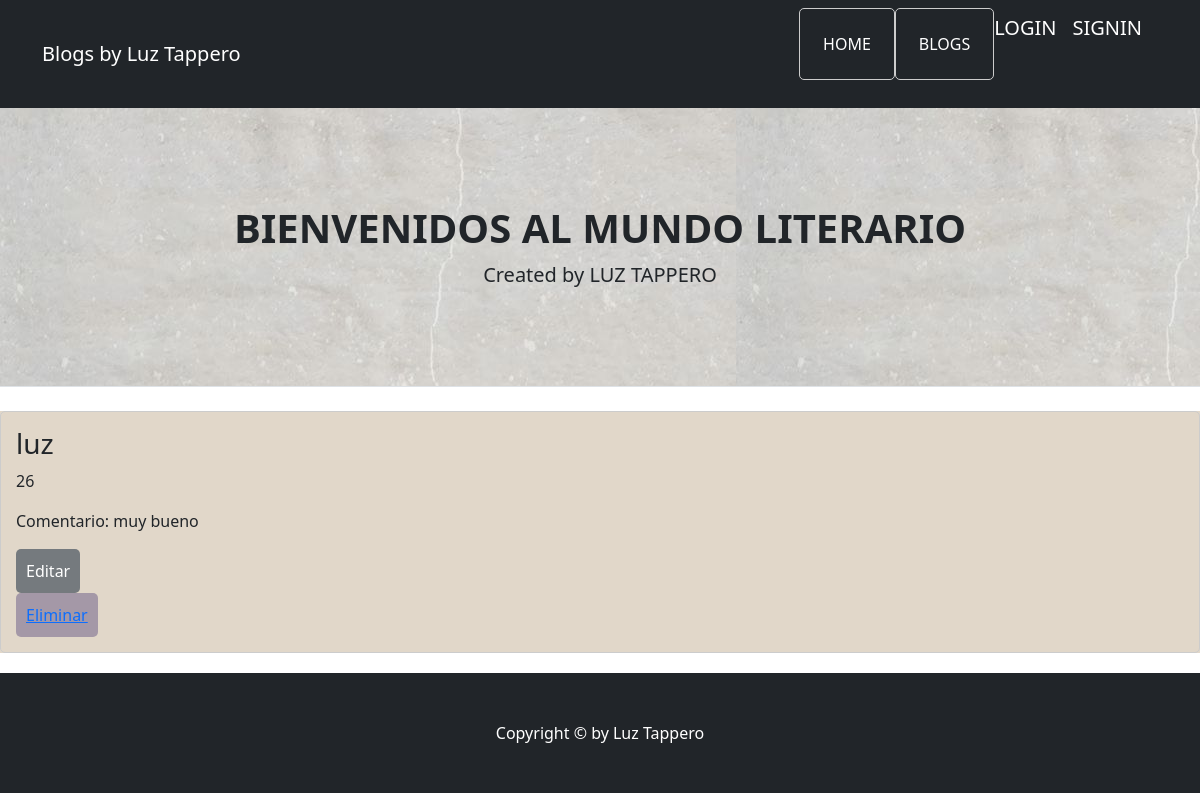
The page /comentario_list/ on the database as committed earlier.
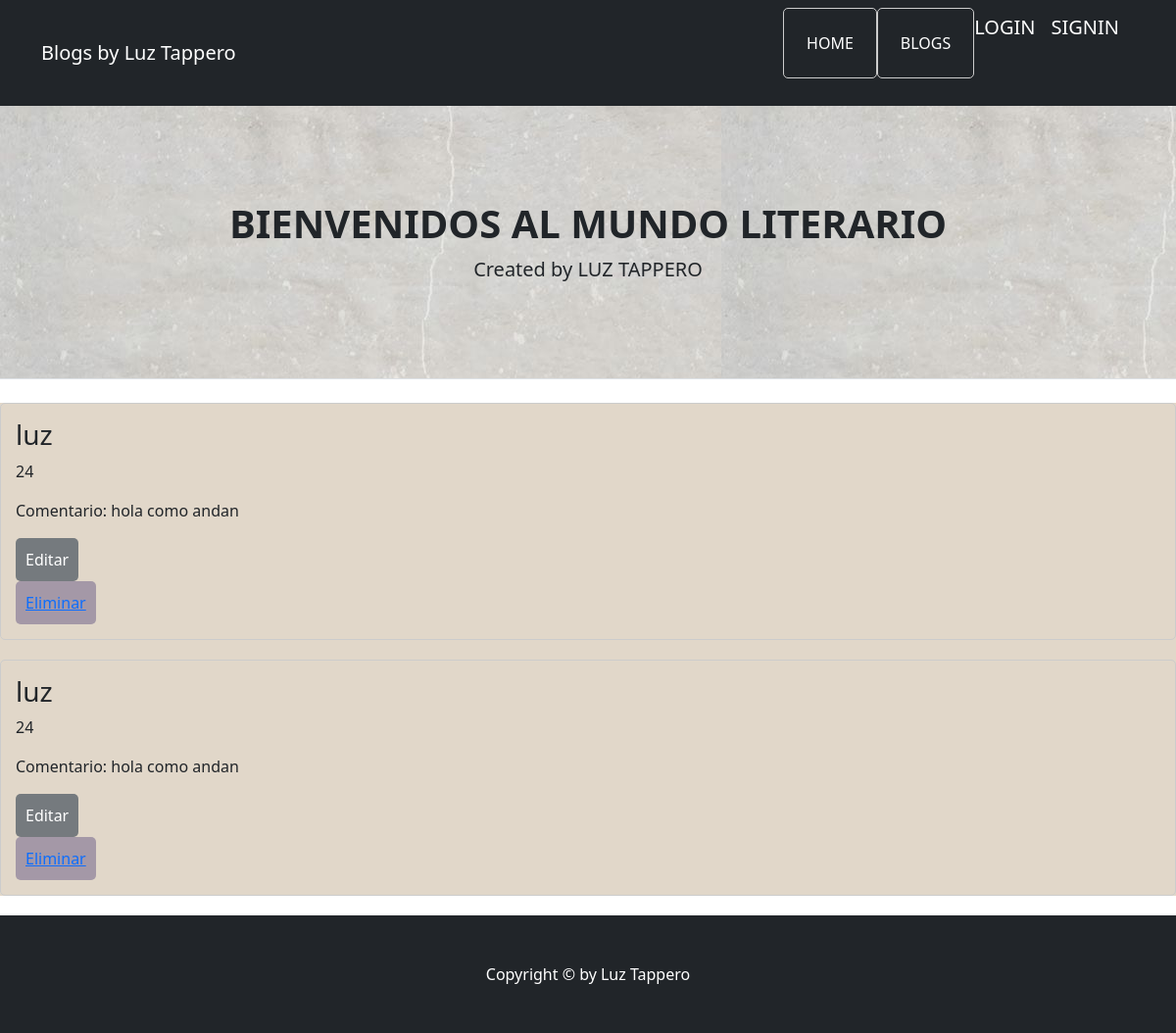
The same page on the database as committed later.
### Blog/models.py (models this page shows, shortened)
class Comentario(models.Model):
    nombre= models.CharField(max_length=255)
    edad= models.IntegerField()
    comentario= models.TextField(max_length=1000)

### Blog/views.py (the view)
class ComentarioList(ListView):
    model= Comentario
    template_name= 'Comentarios/comentario_list.html'
    context_object_name='comentarios'

### Blog/templates/Comentarios/comentario_list.html (shortened to what this page needs)
{% extends 'Blog/blog.html' %}
{% block contenidoQueCambia %}
    <div style="background-color: rgba(216, 203, 186, 0.774);">
        {% if comentarios %}
            <ul>
                {% for comentario in comentarios %}
                    <li>
                        <div class="blog-item">
                            <h3>{{ comentario.nombre }}</h3>
                            <p>{{ comentario.edad }}</p>
                            <p>Comentario: {{ comentario.comentario }}</p>
                            <div class="buttons-container">
                                <form action="{% url 'comentario_update' comentario.id %}" method="POST">
                                    <button type="submit" class="edit-button">Editar</button>
                                </form>
                                <button class="delete-button">
                                    <a href="{% url 'comentario_delete' comentario.id %}">Eliminar</a>
                                </button>
                            </div>
                        </div>
                    </li>
                {% endfor %}
            </ul>
        {% else %}
        <h1>No existen comentarios en la BBDD</h1>
        {% endif %}
    </div>
{% endblock %}

### Blog/templates/Blog/blog.html (shortened to what this page needs)
{% load static %}
<!DOCTYPE html>
<html lang="en">
    <head>
        <link href="{% static 'css/styles.css' %}" rel="stylesheet" />
    </head>
<body>
    {% include 'Home/navbar.html' %}
    {% include 'Home/pageheader.html' %}
    {% block contenidoQueCambia %}
    {% endblock %}
    {% include 'Home/footer.html' %}
</body>
</html>

### Home/Templates/Home/navbar.html (shortened to what this page needs)
 <nav class="navbar navbar-expand-lg navbar-dark bg-dark">
    <div class="container">
        <a class="navbar-brand" href="#!">Blogs by Luz Tappero</a>
        <div class="collapse navbar-collapse" id="navbarSupportedContent">
            <ul class="navbar-nav ms-auto mb-2 mb-lg-0">
                <li class="nav-item"><a class="nav-link active" href="{% url 'Home' %}">HOME</a></li>
                <li class="nav-item"><a class="nav-link active" href="{% url 'Blogs' %}">BLOGS</a></li>
                {% if user.is_authenticated %}
                    <span class="navbar-text"> {{user.username}}</span>
                    <li class="nav-item"><a class="nav-link active" aria-current="page" href="{% url 'blog_create' %}">CREAR BLOGS</a></li>
                    <li class="nav-item"><a class="nav-link active" href="{% url 'editar_perfil' %}">EDITAR PERFIL: {{user.username}}</a></li>
                    <img src="{{ avatar_url }}" style="height: 40px; width: auto; border-radius: 50% ; vertical-align: middle;"/>
                    <a class = "navbar-brand" href="{% url 'logout' %}">LOGOUT</a>
                {% else %}
                    <a class = "navbar-brand" href="{% url 'login' %}">LOGIN</a>
                    <a class = "navbar-brand" href="{% url 'registro' %}">SIGNIN</a>
                {% endif %}
            </ul>
        </div>
    </div>
</nav>

### Home/Templates/Home/pageheader.html
<header class="py-5 bg-light border-bottom mb-4" style="background-image: url(static/assets/fondouno.jpg)">
    <div class="container">
        <div class="text-center my-5">
            <h1 class="fw-bolder">BIENVENIDOS AL MUNDO LITERARIO</h1>
            <p class="lead mb-0"> Created by LUZ TAPPERO</p>
        </div>
    </div>
</header>

### Home/Templates/Home/footer.html
<footer class="py-5 bg-dark">
    <div class="container"><p class="m-0 text-center text-white">Copyright &copy; by Luz Tappero</p></div>
</footer>

### Blog/templates/Comentarios/comentario_list.html (style rules this page uses)
ul { list-style: none; padding: 0; }
li { margin-bottom: 20px; border: 1px solid #ccc; padding: 15px; border-radius: 5px; }
.blog-item { text-align: left; }
.edit-button, .delete-button { padding: 10px; border: none; border-radius: 5px; cursor: pointer; margin-right: 10px; }
.edit-button { background-color: #757a7e; color: white; }
.delete-button { background-color: #a498a7; color: white; }
.buttons-container { margin-top: 10px; }

Rows that differ between the two databases and show on the page:
removed Comentario: nombre "luz", edad "26", comentario "muy bueno"
added Comentario: nombre "luz", edad "24", comentario "hola como andan"
added Comentario: nombre "luz", edad "24", comentario "hola como andan"
